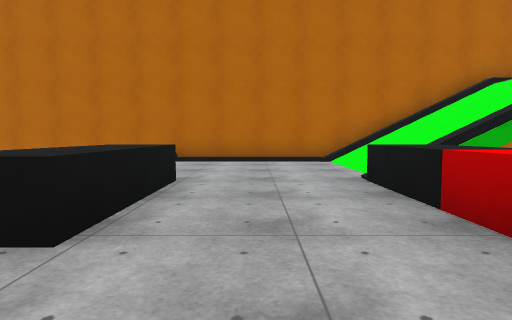
[1] (above)

17 first-person views from a walk through a 3-D level made in the Unity game engine. The camera is 1.2 m above the floor, tilts 4° down and sees 75° across. The floor is counted in squares, 2 m on a side. Each view is taken from the middle of a square. On the plan, view 1 faces up. The plan holds only what a view shows up to about 10 squares ahead; the rest is blank. Surface patterns are stand-ins for the level's own textures.

[2]
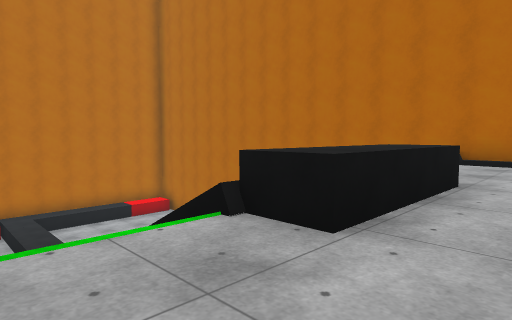

[3]
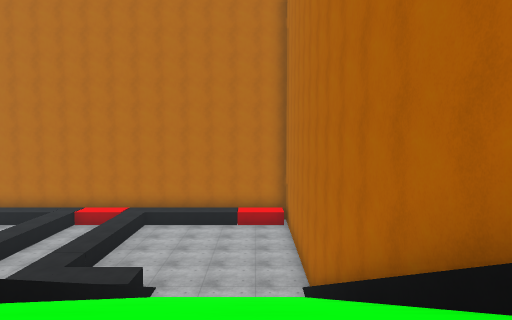

[4]
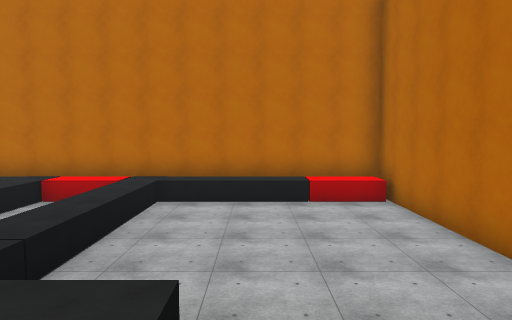

[5]
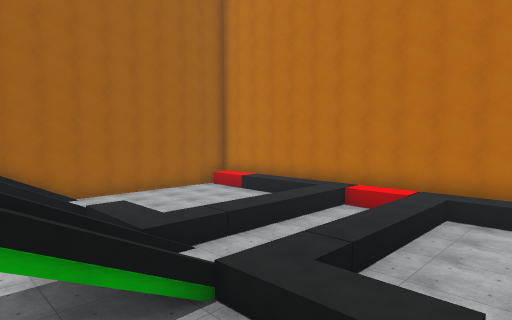

[6]
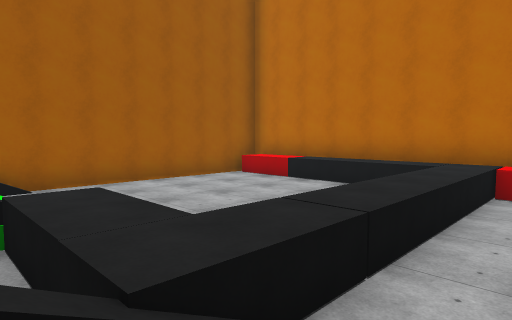

[7]
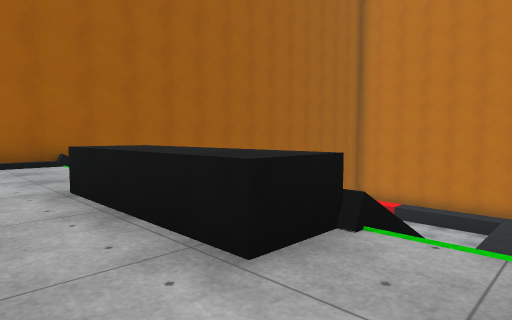

[8]
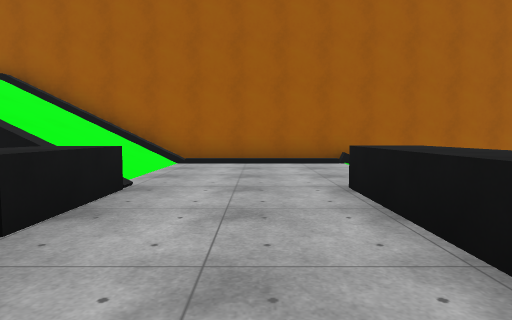

[9]
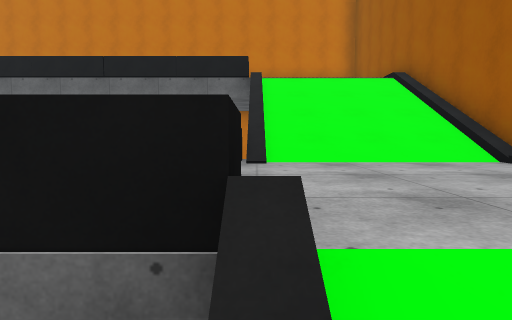

[10]
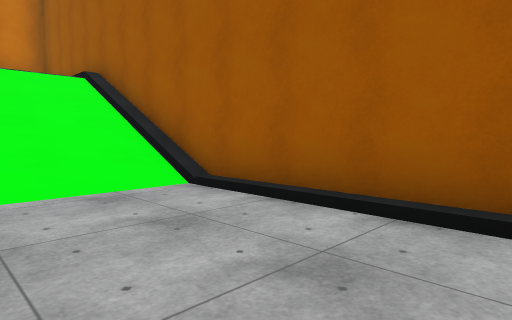

[11]
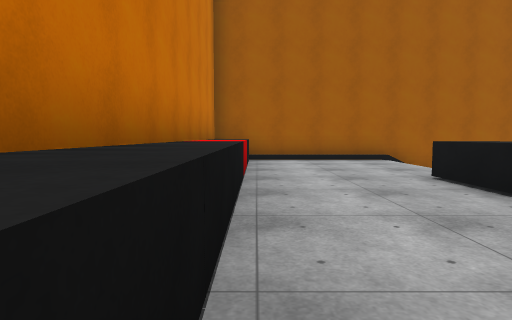

[12]
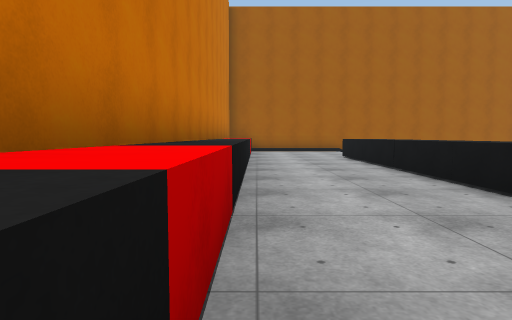

[13]
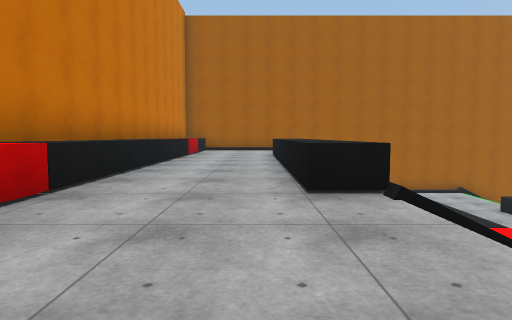

[14]
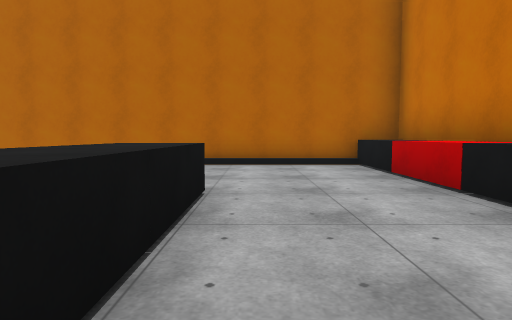

[15]
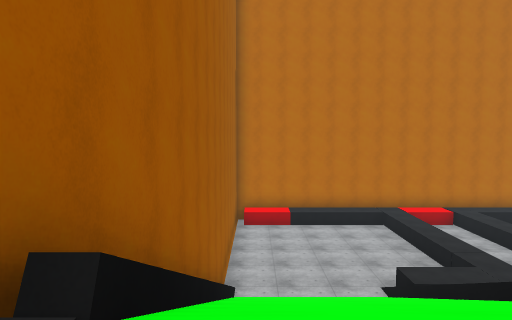

[16]
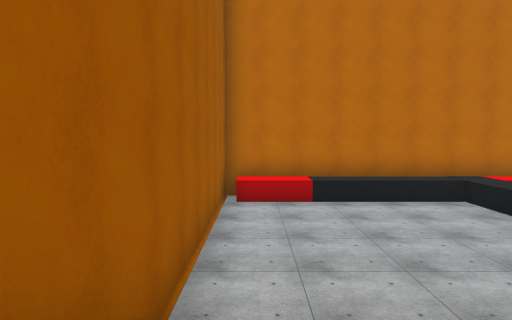

[17]
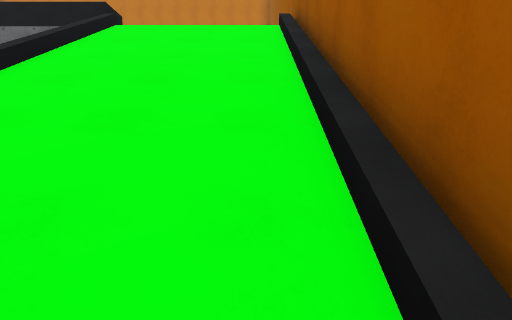

### Floor plan
Key: @ floor where view 1 was taken; # wall or solid block; . main floor; : floor 1 m higher than the main floor; + floor 5.25 m higher than the main floor; * floor 5.75 m higher than the main floor; % floor 6.75 m higher than the main floor; & floor 9.5 m higher than the main floor; / step, stairs or slope; = window, fence, low wall or low ledge; ^ raised ledge; v drop or lower ground.
Columns run from 15 left of view 1 to 10 right of it. Each row starts with its distance up from view 1.
  9  #########################
  8 ##.....///////***////&&&&#
  7 #^....../////****////&&&&#
  6 #^....../////****////&&&&#
  5 #^....../////****////&&&&#
  4 #^.....:     vv**%   ^&&&#
  3 #^.....=v    vv**%   ^&&&#
  2 #^^^^^==vvv  vv**%   ^&&&#
  1 #^....../    ****%   ^&&&#
  0 #^....////   v*@*%   ^&&&#
 -1 #^^^^^=/ v   vv**%   ^&&&#
 -2 #^.....=v    vv**%   ^&&&#
 -3 #^...../////+v***////&&&&#
 -4 #^....../////****////&&&&#
 -5 #^....../////****////&&&&#
 -6 #^....../////****////&&&&#
 -7 ##########################

Where each view was taken, in squares from view 1:
view 1: 0 up, 0 right, facing up
view 2: 0 up, 0 right, facing up-left
view 3: 7 up, 1 left, facing left
view 4: 5 up, 6 left, facing left
view 5: 5 up, 5 left, facing down-left
view 6: 1 up, 7 left, facing down-left
view 7: 1 up, 0 right, facing down-left
view 8: 1 up, 0 right, facing down
view 9: 3 down, 3 left, facing right
view 10: 4 down, 2 left, facing down-right
view 11: 2 up, 9 right, facing down
view 12: 7 up, 9 right, facing down
view 13: 8 up, 7 right, facing down
view 14: 1 up, 7 right, facing up
view 15: 6 down, 1 left, facing left
view 16: 6 down, 6 left, facing left
view 17: 6 down, 9 left, facing right
